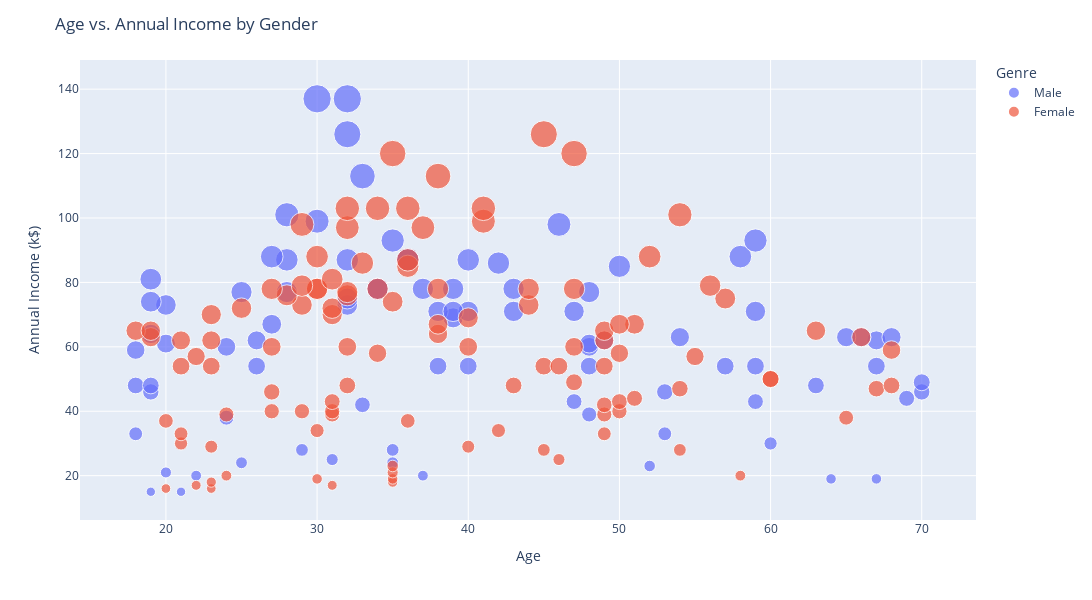

Notebook source saved alongside this figure:
### Markdown cell above
### Scatter plot of Age vs. Annual Income:

- This plot represents the relationship between customers' age and their annual income, segmented by gender. Each point on the plot represents a customer, with the horizontal position (x-axis) indicating their age and the vertical position (y-axis) indicating their annual income. The dispersion of points on the plot shows how annual incomes are distributed across different age and gender groups, providing information about the relationship between age, gender, and customers' income levels.

### Code cell
fig = px.scatter(df, x="Age", 
                 y="Annual Income (k$)",
                 size="Annual Income (k$)",
                 color="Genre",
                 height=600, 
                 width=1100
                )

fig.update_layout(title_text="Age vs. Annual Income by Gender")

### Figure 1 — Plotly figure (JSON) as saved in the notebook; plotly's stock layout.template omitted (floating-point values rounded to 4 significant figures)
{"data": [{"hovertemplate": "Genre=Male<br>Age=%{x}<br>Annual Income (k$)=%{marker.size}<extra></extra>", "legendgroup": "Male", "marker": {"color": "#636efa", "size": [15, 15, 19, 19, 20, 20, 21, 23, 24, 24, 25, 28, 28, 30, 33, 33, 38, 39, 42, 43, 43, 44, 46, 46, 46, 48, 48, 48, 49, 54, 54, 54, 54, 54, 54, 54, 59, 60, 60, 61, 61, 62, 62, 62, 63, 63, 63, 63, 64, 67, 69, 71, 71, 71, 71, 71, 71, 73, 73, 74, 75, 77, 77, 77, 78, 78, 78, 78, 78, 81, 85, 86, 87, 87, 87, 87, 87, 88, 88, 93, 93, 98, 99, 101, 113, 126, 137, 137], "sizemode": "area", "sizeref": 0.3425, "symbol": "circle"}, "mode": "markers", "name": "Male", "orientation": "v", "showlegend": true, "type": "scatter", "x": [19, 21, 64, 67, 37, 22, 20, 52, 35, 25, 31, 29, 35, 60, 53, 18, 24, 48, 33, 59, 47, 69, 53, 70, 19, 63, 18, 19, 70, 59, 26, 40, 57, 38, 67, 48, 18, 48, 24, 48, 20, 67, 26, 49, 54, 68, 66, 65, 19, 27, 39, 43, 40, 59, 38, 47, 39, 20, 32, 19, 32, 25, 28, 48, 34, 43, 39, 37, 34, 19, 50, 42, 32, 40, 28, 36, 36, 58, 27, 59, 35, 46, 30, 28, 33, 32, 32, 30], "xaxis": "x", "y": [15, 15, 19, 19, 20, 20, 21, 23, 24, 24, 25, 28, 28, 30, 33, 33, 38, 39, 42, 43, 43, 44, 46, 46, 46, 48, 48, 48, 49, 54, 54, 54, 54, 54, 54, 54, 59, 60, 60, 61, 61, 62, 62, 62, 63, 63, 63, 63, 64, 67, 69, 71, 71, 71, 71, 71, 71, 73, 73, 74, 75, 77, 77, 77, 78, 78, 78, 78, 78, 81, 85, 86, 87, 87, 87, 87, 87, 88, 88, 93, 93, 98, 99, 101, 113, 126, 137, 137], "yaxis": "y"}, {"hovertemplate": "Genre=Female<br>Age=%{x}<br>Annual Income (k$)=%{marker.size}<extra></extra>", "legendgroup": "Female", "marker": {"color": "#EF553B", "size": [16, 16, 17, 17, 18, 18, 19, 19, 20, 20, 21, 23, 25, 28, 28, 29, 29, 30, 33, 33, 34, 34, 37, 37, 38, 39, 39, 39, 40, 40, 40, 40, 42, 43, 43, 44, 46, 47, 47, 48, 48, 48, 49, 50, 50, 54, 54, 54, 54, 54, 57, 57, 58, 58, 59, 60, 60, 60, 60, 62, 62, 62, 63, 63, 64, 65, 65, 65, 65, 67, 67, 67, 69, 70, 70, 72, 72, 73, 73, 74, 75, 76, 76, 77, 78, 78, 78, 78, 78, 78, 78, 79, 79, 81, 85, 86, 87, 88, 88, 97, 97, 98, 99, 101, 103, 103, 103, 103, 113, 120, 120, 126], "sizemode": "area", "sizeref": 0.3425, "symbol": "circle"}, "mode": "markers", "name": "Female", "orientation": "v", "showlegend": true, "type": "scatter", "x": [20, 23, 31, 22, 35, 23, 30, 35, 58, 24, 35, 35, 46, 54, 45, 40, 23, 21, 49, 21, 42, 30, 36, 20, 65, 31, 49, 24, 50, 27, 29, 31, 49, 31, 50, 51, 27, 67, 54, 43, 68, 32, 47, 60, 60, 45, 23, 49, 46, 21, 55, 22, 34, 50, 68, 40, 32, 47, 27, 23, 49, 21, 66, 19, 38, 18, 19, 63, 49, 51, 50, 38, 40, 23, 31, 25, 31, 29, 44, 35, 57, 28, 32, 32, 34, 44, 38, 47, 27, 30, 30, 56, 29, 31, 36, 33, 36, 52, 30, 37, 32, 29, 41, 54, 41, 36, 34, 32, 38, 47, 35, 45], "xaxis": "x", "y": [16, 16, 17, 17, 18, 18, 19, 19, 20, 20, 21, 23, 25, 28, 28, 29, 29, 30, 33, 33, 34, 34, 37, 37, 38, 39, 39, 39, 40, 40, 40, 40, 42, 43, 43, 44, 46, 47, 47, 48, 48, 48, 49, 50, 50, 54, 54, 54, 54, 54, 57, 57, 58, 58, 59, 60, 60, 60, 60, 62, 62, 62, 63, 63, 64, 65, 65, 65, 65, 67, 67, 67, 69, 70, 70, 72, 72, 73, 73, 74, 75, 76, 76, 77, 78, 78, 78, 78, 78, 78, 78, 79, 79, 81, 85, 86, 87, 88, 88, 97, 97, 98, 99, 101, 103, 103, 103, 103, 113, 120, 120, 126], "yaxis": "y"}], "layout": {"height": 600, "legend": {"itemsizing": "constant", "title": {"text": "Genre"}, "tracegroupgap": 0}, "margin": {"t": 60}, "title": {"text": "Age vs. Annual Income by Gender"}, "width": 1100, "xaxis": {"anchor": "y", "autorange": true, "domain": [0, 1], "range": [14.32, 73.58], "title": {"text": "Age"}, "type": "linear"}, "yaxis": {"anchor": "x", "autorange": true, "domain": [0, 1], "range": [6.235, 149.0], "title": {"text": "Annual Income (k$)"}, "type": "linear"}}}
